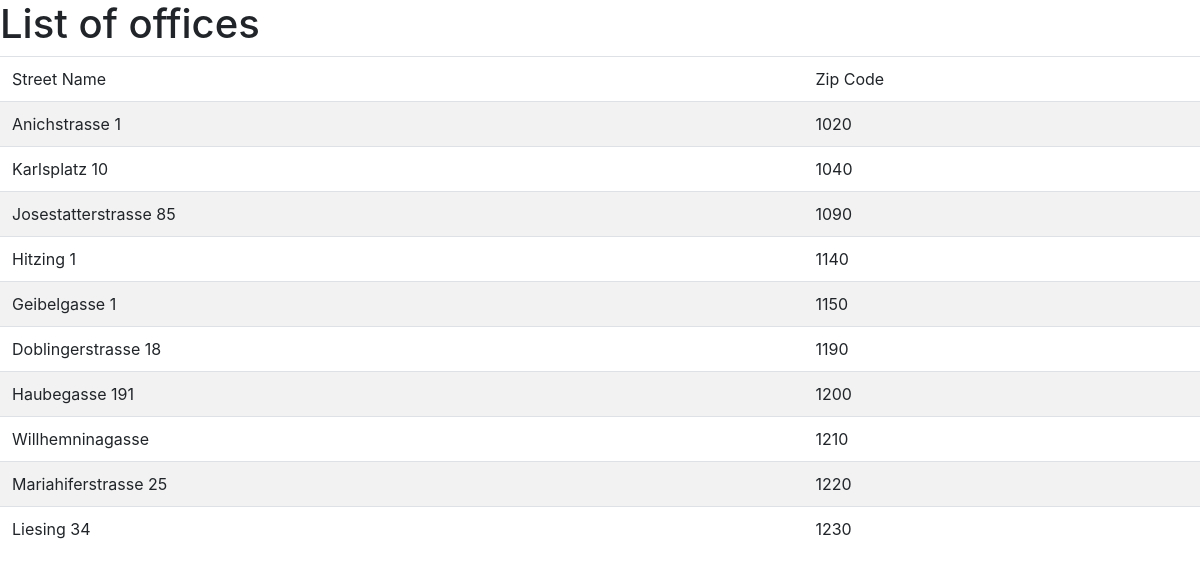
The page /office_list.php on the database its author committed.
### tables this page shows
CREATE TABLE `location` (
  `pk_Location_id` int(11) NOT NULL,
  `street_name` varchar(500) NOT NULL,
  `City` varchar(100) NOT NULL,
  `Zip` varchar(25) DEFAULT NULL
);

### office_list.php (the view, shortened to what this page needs)
<?php
$servername = "localhost";
$username = "root";
$password = "";
$dbname = "cr11_hadasa_geiger_php_car_rental";
?>
<head>
<link rel="stylesheet" href="https://maxcdn.bootstrapcdn.com/bootstrap/4.0.0-alpha.6/css/bootstrap.min.css">
</head>
<body>
<?php
$conn = new mysqli($servername, $username, $password, $dbname);
$sql = "select street_name, Zip from location where City = 'Wien'";
$result = $conn->query($sql);
echo "<H1>List of offices</H1>";
if ($result->num_rows > 0) {
    echo "<table class='table table-striped'>";
    echo "<thead class='table table-striped'>";
    echo "<td> Street Name </td><td>Zip Code</td>";
    echo "</thead>";
    while($row = $result->fetch_assoc()) {
        echo "<tr class='table table-striped'>";
        echo "<td> " . $row["street_name"] . "</td><td>" . $row["Zip"] . "</td>";
        echo "</tr>";
    }
} else {
    echo "0 results";
}
?>
</body>

### rows shown on the page
location: street_name "Anichstrasse 1", Zip "1020"
location: street_name "Karlsplatz 10", Zip "1040"
location: street_name "Josestatterstrasse 85", Zip "1090"
location: street_name "Hitzing 1", Zip "1140"
location: street_name "Geibelgasse 1", Zip "1150"
location: street_name "Doblingerstrasse 18", Zip "1190"
location: street_name "Haubegasse 191", Zip "1200"
location: street_name "Willhemninagasse", Zip "1210"
location: street_name "Mariahiferstrasse 25", Zip "1220"
location: street_name "Liesing 34", Zip "1230"
